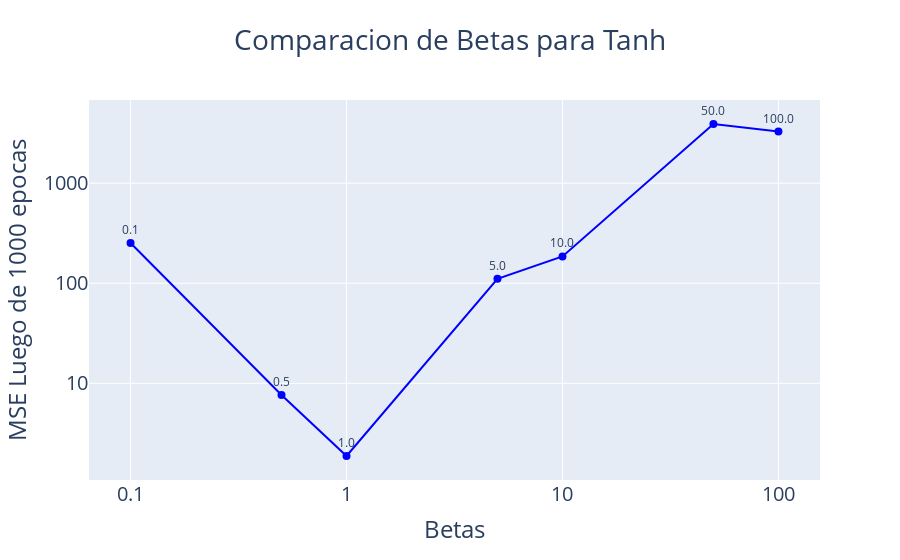

Write notebook code for a chart like this one.
### Code cell
import pandas as pd
import plotly.graph_objects as go

# Betas for analysis
betas = ["0.1", "0.5", "1", "5", "10", "50", "100"]
base_path = "../output/ej2/tanh/betatest/betatestb"

mse_values_list = []
fig = go.Figure()

for beta in betas:
    file_path = f'{base_path}{beta}.csv'  
    data = pd.read_csv(file_path)
    mse_values = data['error'].iloc[-1]  
    mse_values_list.append(mse_values)  

betas = list(map(float, betas))

fig.add_trace(go.Scatter(
    x=betas, 
    y=mse_values_list, 
    mode='markers+lines+text',  
    name='MSE',
    marker=dict(size=8, color='blue'),
    line=dict(dash='solid', color='blue'),
    text=betas,  
    textposition="top center",  
    textfont=dict(size=12),  
    hoverinfo='text+x+y'  
))

fig.update_layout(
    title={
        'text': "Comparacion de Betas para Tanh",
        'x': 0.5, 
        'xanchor': 'center',
        'font': {'size': 28}  
    },
    xaxis={
        'title': {'text': "Betas", 'font': {'size': 24}},  
        'tickfont': {'size': 20},
        'tickvals': [0.1, 1, 10, 100, 1000], 
        'ticktext': ['0.1', '1', '10', '100', '1000'],  
        'type': 'log'  
    },
    yaxis={
        'title': {'text': "MSE Luego de 1000 epocas", 'font': {'size': 24}},  
        'tickfont': {'size': 20},   
        'tickvals': [0, 1, 10, 100, 1000], 
        'ticktext': ['0', '1', '10', '100', '1000'],  
        'type': 'log' 
    },
    legend={
        'title': {'text': "Modelos", 'font': {'size': 24}},  
        'font': {'size': 20}  
    },
    template='plotly'
)

fig.show()

### Figure 1 — Plotly figure (JSON) as saved in the notebook; plotly's stock layout.template omitted (floating-point values rounded to 4 significant figures)
{"data": [{"hoverinfo": "text+x+y", "line": {"color": "blue", "dash": "solid"}, "marker": {"color": "blue", "size": 8}, "mode": "markers+lines+text", "name": "MSE", "text": ["0.1", "0.5", "1.0", "5.0", "10.0", "50.0", "100.0"], "textfont": {"size": 12}, "textposition": "top center", "x": [0.1, 0.5, 1.0, 5.0, 10.0, 50.0, 100.0], "y": [252.2, 7.655, 1.878, 110.6, 185.3, 3905.0, 3285.0], "type": "scatter"}], "layout": {"title": {"font": {"size": 28}, "text": "Comparacion de Betas para Tanh", "x": 0.5, "xanchor": "center"}, "xaxis": {"title": {"font": {"size": 24}, "text": "Betas"}, "tickfont": {"size": 20}, "tickvals": [0.1, 1, 10, 100, 1000], "ticktext": ["0.1", "1", "10", "100", "1000"], "type": "log"}, "yaxis": {"title": {"font": {"size": 24}, "text": "MSE Luego de 1000 epocas"}, "tickfont": {"size": 20}, "tickvals": [0, 1, 10, 100, 1000], "ticktext": ["0", "1", "10", "100", "1000"], "type": "log"}, "legend": {"title": {"font": {"size": 24}, "text": "Modelos"}, "font": {"size": 20}}}}
